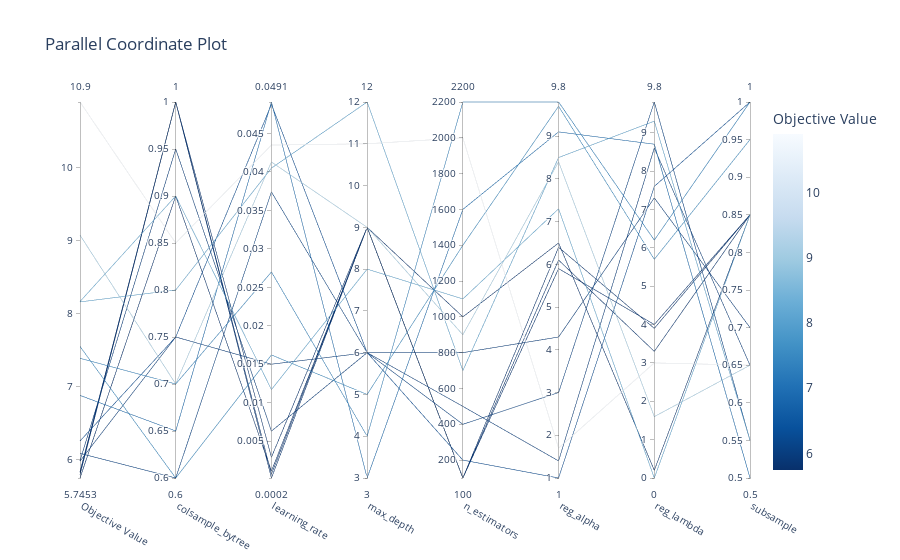

Notebook cell for this chart:
### Code cell
optuna.visualization.plot_parallel_coordinate(study)

### Figure 1 — Plotly figure (JSON) as saved in the notebook; plotly's stock layout.template omitted (floating-point values rounded to 4 significant figures)
{"data": [{"dimensions": [{"label": "Objective Value", "range": [5.745, 10.9], "values": [9.075, 7.386, 10.9, 6.878, 5.983, 6.083, 7.549, 6.253, 8.159, 5.976, 5.831, 5.822, 5.79, 5.745, 8.165]}, {"label": "colsample_bytree", "range": [0.6, 1], "values": [0.7, 0.7, 0.85, 0.65, 0.95, 0.6, 0.6, 0.75, 0.8, 0.75, 1, 1, 1, 0.9, 0.9]}, {"label": "learning_rate", "range": [0.0002, 0.0491], "values": [0.0413, 0.027, 0.0435, 0.0491, 0.0063, 0.0374, 0.0162, 0.0488, 0.0405, 0.015, 0.0002, 0.0007, 0.0029, 0.0011, 0.0117]}, {"label": "max_depth", "range": [3, 12], "values": [9, 4, 11, 3, 6, 6, 5, 6, 12, 6, 9, 9, 9, 9, 8]}, {"label": "n_estimators", "range": [100, 2200], "values": [900, 2200, 2000, 1600, 800, 400, 1400, 200, 700, 500, 100, 100, 100, 1000, 1100]}, {"label": "reg_alpha", "range": [1, 9.8], "values": [8.4, 9.8, 1.7, 9.1, 4.3, 3, 9.7, 1, 8.5, 1.4, 5.9, 6.1, 6.4, 6.5, 7.3]}, {"label": "reg_lambda", "range": [0, 9.8], "values": [1.6, 6.2, 3, 8.7, 7.3, 9.8, 5.7, 7.6, 9.3, 8.6, 4, 3.3, 3.9, 0.2, 0]}, {"label": "subsample", "range": [0.5, 1], "values": [0.65, 1, 0.65, 0.5, 0.7, 0.55, 0.95, 1, 0.55, 0.65, 0.85, 0.85, 0.85, 0.85, 0.85]}], "labelangle": 30, "labelside": "bottom", "line": {"color": [9.075, 7.386, 10.9, 6.878, 5.983, 6.083, 7.549, 6.253, 8.159, 5.976, 5.831, 5.822, 5.79, 5.745, 8.165], "colorbar": {"title": {"text": "Objective Value"}}, "colorscale": [[0, "rgb(247,251,255)"], [0.125, "rgb(222,235,247)"], [0.25, "rgb(198,219,239)"], [0.375, "rgb(158,202,225)"], [0.5, "rgb(107,174,214)"], [0.625, "rgb(66,146,198)"], [0.75, "rgb(33,113,181)"], [0.875, "rgb(8,81,156)"], [1, "rgb(8,48,107)"]], "reversescale": true, "showscale": true}, "type": "parcoords"}], "layout": {"title": {"text": "Parallel Coordinate Plot"}}}
